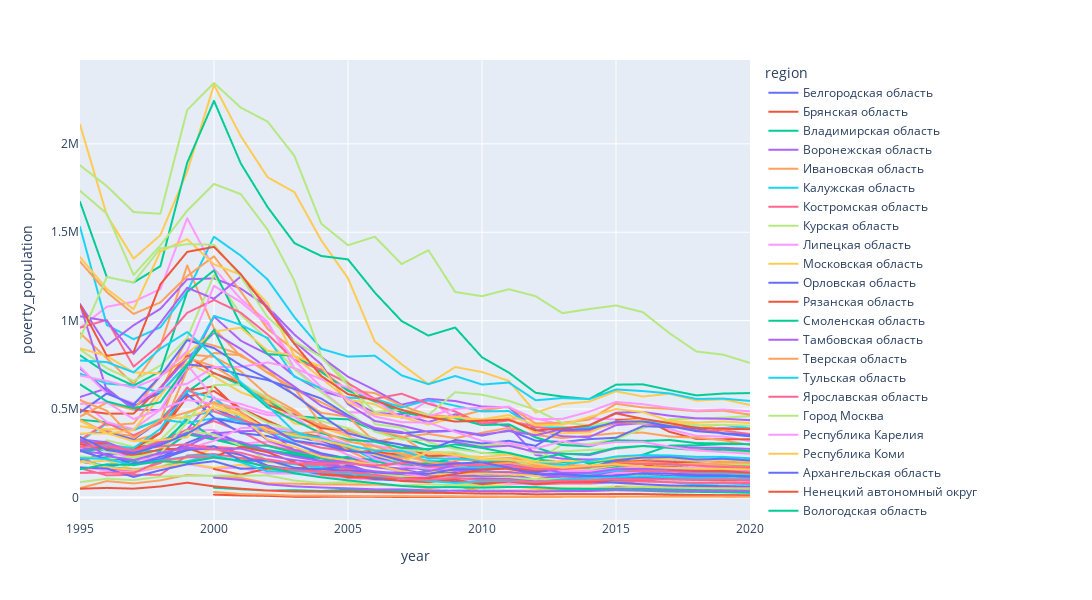

Here is the notebook cell this chart was saved with:
### Code cell
px.line(main,
        x='year',
        y='poverty_population',
        color='region',
        width=1200,
        height=600)
